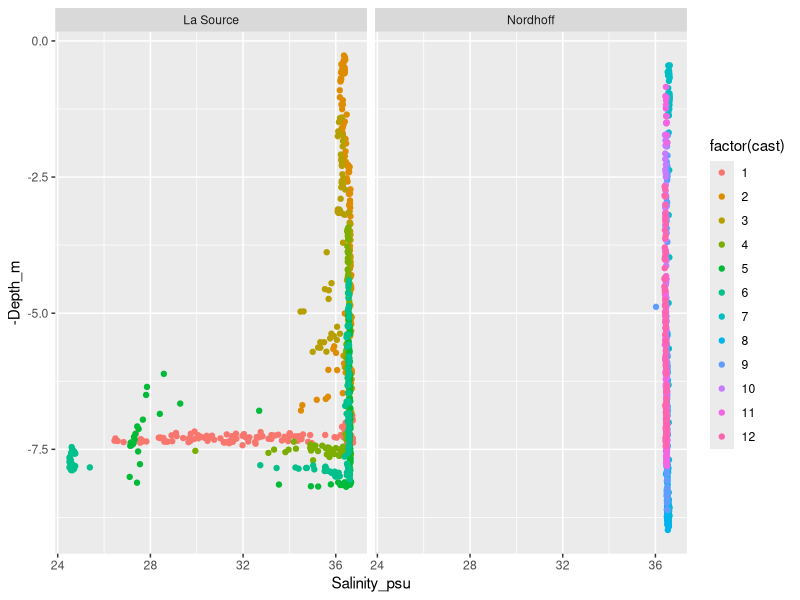
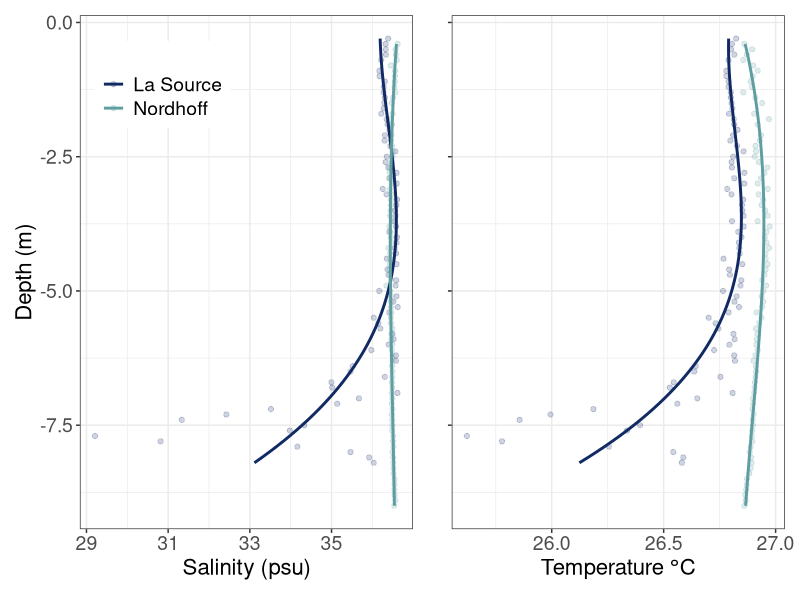
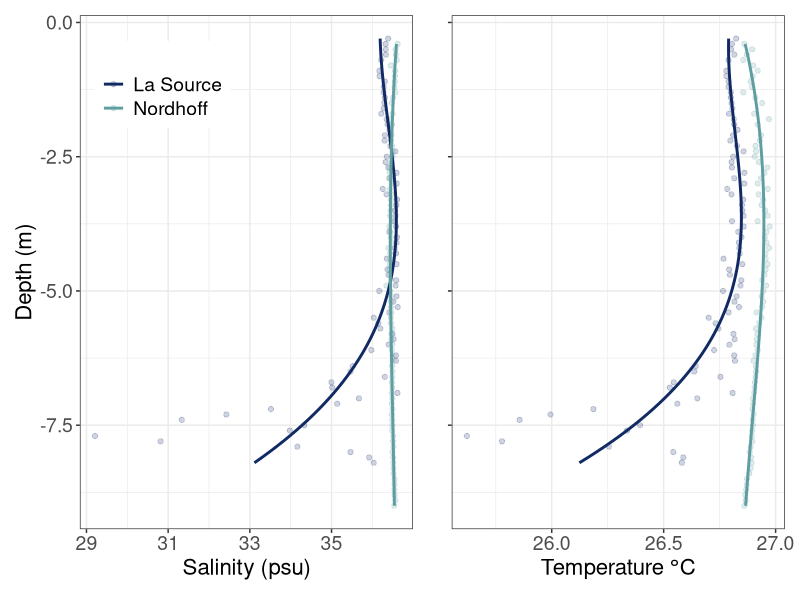

Source code (R) for these figures, in order:
### Profile Script###
### By Nyssa Silbiger ###
### Created on 2023-11-04 ####


### Load libraries ######
library(here)
library(tidyverse)
library(lubridate)
library(patchwork)

### Read in Data #####
# The Start and stop times
ProfileTimes<-read_csv(here("Data","ProfileTimes.csv"))%>%
  mutate(ProfileStart = mdy_hm(ProfileStart),
         ProfileStop = mdy_hm(ProfileStop)
  )

# The CT data
CT<-read_csv(here("Data","LoggerData","Profile_Processed","Calibrated_ProfileBothSites.csv")) %>%
  select(Date, TempInSitu, Salinity_psu)

# The DepthData
WL<-read_csv(here("Data","LoggerData","Profile_Processed","Calibrated_ProfilerBothSites_WL.csv"))%>%
  mutate(Date = mdy_hms(Date))%>%
  select(Date, Depth_m)

# Process data ###########
# Join the CT and Depth dat 
AllProfiles<-left_join(CT,WL) %>%
  mutate(cast = NA)

 # add cast number by all start and stop times   
 for(j in 1:nrow(ProfileTimes)){
    AllProfiles$cast<-ifelse(AllProfiles$Date >= ProfileTimes$ProfileStart[j] & AllProfiles$Date <= ProfileTimes$ProfileStop[j] , ProfileTimes$Cast_Num[j],AllProfiles$cast)
  }
  
# add in the site names and drop the extra data
AllProfiles<- AllProfiles %>%
  mutate(Site = case_when(cast %in% c(1:6)~ "La Source",
                          cast %in% c(7:12)~ "Nordhoff")) %>%
  drop_na(cast) %>%
  filter(Salinity_psu>20)# drop the data when sensor was out of the water

# plot the raw data.
AllProfiles %>%
  ggplot(aes(x = Salinity_psu, y = -Depth_m, color = factor(cast)))+
  geom_point()+
 # geom_line()
  facet_wrap(~Site)

# Average by depth bin by rounding to the nearest 10cm
AvgProfile<-AllProfiles %>%
  mutate(Depth_round = round(Depth_m,1))%>%
  group_by(Site, Depth_round)%>%
  summarise(Temp = mean(TempInSitu, na.rm = TRUE),
            Sal = mean(Salinity_psu, na.rm = TRUE))%>%
  ungroup()
# %>%
#   mutate(cast = factor(cast))

# plot the average profiles
#Salinity
SalinityProf<-AvgProfile %>%
  ggplot(aes(x = Sal, y = -Depth_round, color = Site))+
  geom_point(alpha = 0.2)+
  geom_smooth(orientation = "y", se = FALSE, method = lm, formula = y ~ splines::bs(x, 2))+
  scale_color_manual(values = c("#122A64","#5F9EA0"))+
  #facet_wrap(~Site)+
  labs(y = "Depth (m)",
       x = "Salinity (psu)",
       color = "")+
  theme_bw()+
  theme(
    legend.position = c(0.45, 0.95),
    legend.justification = c("right", "top"),
    legend.text = element_text(size = 14),
    axis.text = element_text(size = 14),
    axis.title = element_text(size = 16)
  )
   
TempProf<-AvgProfile %>%
  ggplot(aes(x = Temp, y = -Depth_round, color = Site))+
  geom_point(alpha = 0.2)+
  geom_smooth(orientation = "y", se = FALSE, method = lm, formula = y ~ splines::bs(x, 2))+
  scale_color_manual(values = c("#122A64","#5F9EA0"))+
  #facet_wrap(~Site)+
  labs(y = "",
       x = expression(paste("Temperature",~degree,"C")),
       color = "")+
  theme_bw()+
  theme(
    legend.position = "none",
    axis.text.x = element_text(size = 14),
    axis.title.x = element_text(size = 16),
    axis.text.y = element_blank() 
  )

SalinityProf+TempProf
ggsave(here("Output","Profile.png"), width = 8, height = 4)
